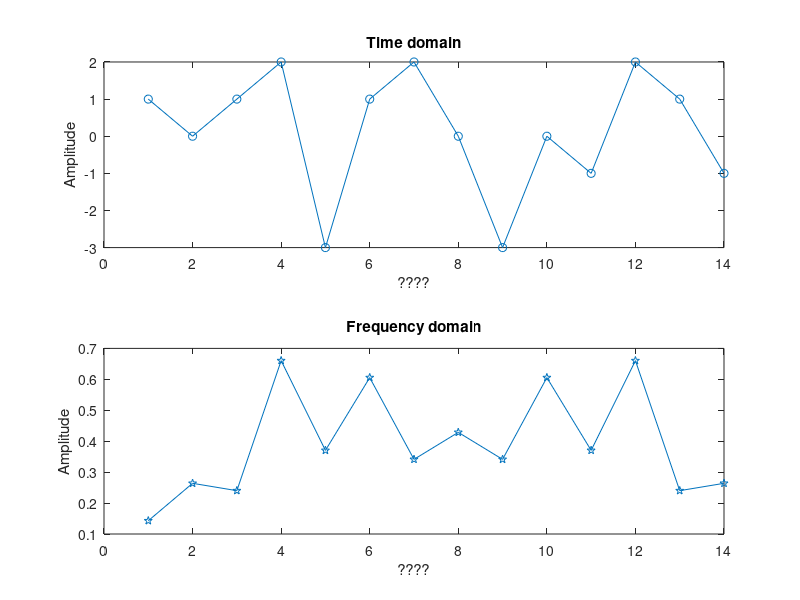
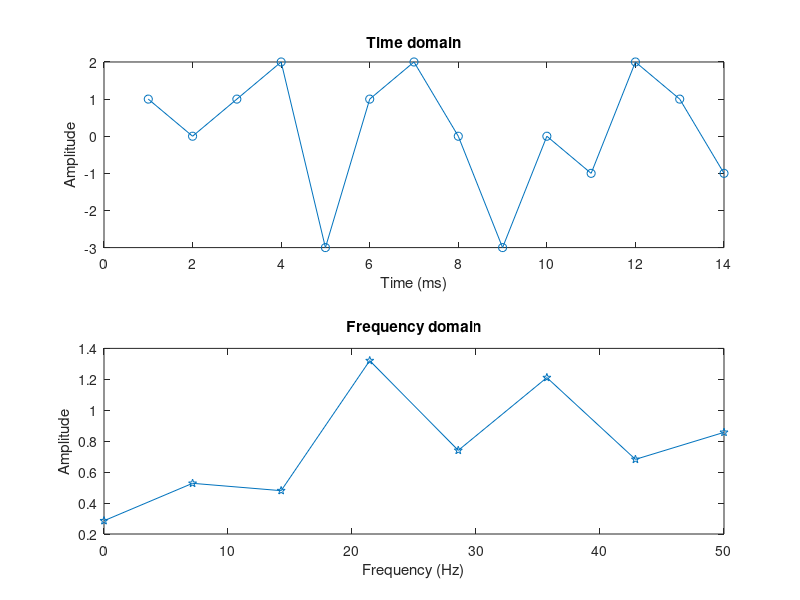
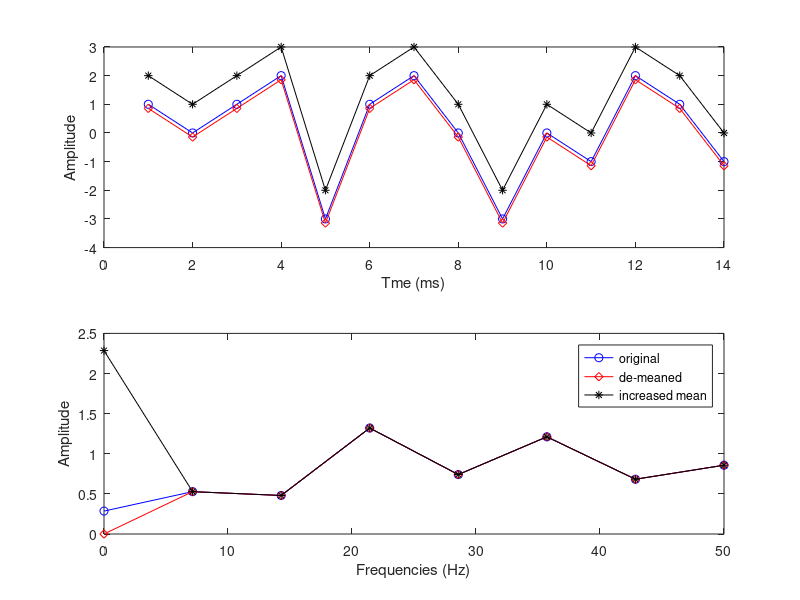
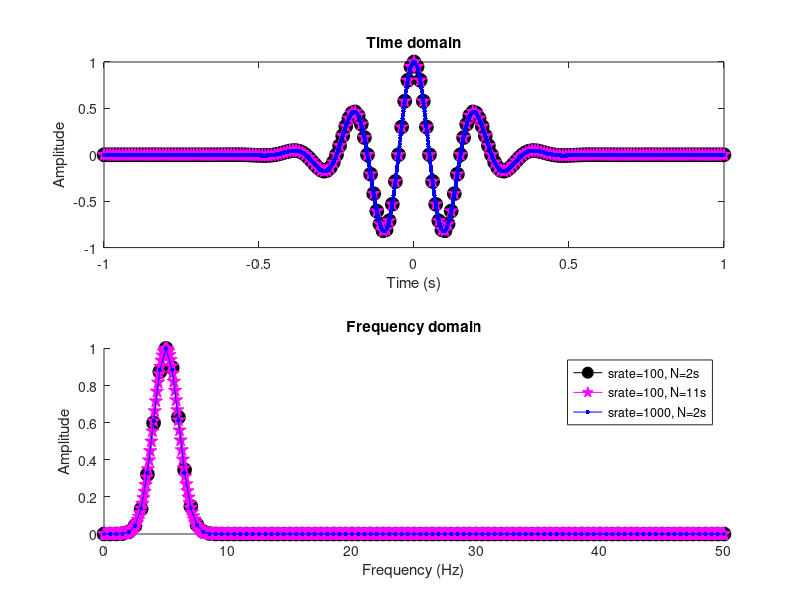

Reproduce these figures in MATLAB, in order.
%% More about frequencies resulting from the Fourier transform
% mikexcohen@gmail.com

% a signal and take its fft
signal  = [ 1 0 1 2 -3 1 2 0 -3 0 -1 2 1 -1];
signalX = fft(signal) / length(signal);


% plot (without any frequency-axis scaling)
figure(1), clf
subplot(211)
plot(signal,'o-')
title('Time domain')
ylabel('Amplitude'), xlabel('????')

subplot(212)
plot(abs(signalX),'p-')
title('Frequency domain')
ylabel('Amplitude'), xlabel('????')

%% same as above but time units are defined

srate = 100; % in Hz
hz = linspace( 0, srate/2, floor(length(signal)/2)+1 );

figure(2), clf

% same plot as above
subplot(211)
plot(signal,'o-')
title('Time domain')
ylabel('Amplitude'), xlabel('Time (ms)')


% keep only positive frequencies
signalX = signalX(1:length(hz));

% similar plot as above, but with an x-axis label
subplot(212)
plot(hz,2*abs(signalX),'p-')
title('Frequency domain')
ylabel('Amplitude'), xlabel('Frequency (Hz)')

%% DC reflects the mean offset

figure(3), clf

% compute the FFT of the same signal with different DC offsets
signalX1 = fft(signal) / length(signal);
signalX2 = fft(signal-mean(signal)) / length(signal);
signalX3 = fft(signal+1) / length(signal);


% plot signals in the time domain
subplot(211)
plot(ifft(signalX1)*length(signal),'bo-'), hold on
plot(ifft(signalX2)*length(signal),'rd-'), hold on
plot(ifft(signalX3)*length(signal),'k*-'), hold on
xlabel('Tme (ms)'), ylabel('Amplitude')


% plot signals in the frequency domain
subplot(212)
plot(hz,2*abs(signalX1(1:length(hz))),'bo-'), hold on
plot(hz,2*abs(signalX2(1:length(hz))),'rd-')
plot(hz,2*abs(signalX3(1:length(hz))),'k*-')

xlabel('Frequencies (Hz)'), ylabel('Amplitude')
legend({'original';'de-meaned';'increased mean'})

%% difference between sampling rate and number of time points for Fourier frequencies

% temporal parameters
srates  = [100 100 1000];
timedur = [  1  10    1];


freq    =     5; % in Hz
colors  = 'kmb';
symbols = 'op.';


figure(4), clf
legendText = cell(size(timedur));
for parami=1:length(colors)
    
    % define sampling rate in this round
    srate = srates(parami); % in Hz
    
    % define time
    time = -1:1/srate:timedur(parami);
    
    % create signal (Morlet wavelet)
    signal = cos(2*pi*freq.*time) .* exp( (-time.^2) / .05 );
    
    % compute FFT and normalize
    signalX = fft(signal)/length(signal);
    signalX = signalX./max(signalX);
    
    % define vector of frequencies in Hz
    hz = linspace( 0, srate/2, floor(length(time)/2)+1 );
    
    
    % plot time-domain signal
    subplot(211)
    plot(time,signal,[colors(parami) symbols(parami) '-'],'markersize',10,'markerface',colors(parami)), hold on
    set(gca,'xlim',[-1 1])
    xlabel('Time (s)'), ylabel('Amplitude')
    title('Time domain')
    
    % plot frequency-domain signal
    subplot(212), hold on
    plot(hz,abs(signalX(1:length(hz))),[colors(parami) symbols(parami) '-'],'markersize',10,'markerface',colors(parami))
    set(gca,'xlim',[0 50])
    xlabel('Frequency (Hz)'), ylabel('Amplitude')
    title('Frequency domain')
    
    legendText{parami} = [ 'srate=' num2str(srates(parami)) ', N=' num2str(timedur(parami)+1) 's' ];
end

legend(legendText)

%% zero-padding

figure(5), clf

signal  = [ 1 0 1 2 -3 1 2 0 -3 0 -1 2 1 -1];

% compute the FFT of the same signal with different DC offsets
signalX1 = fft(signal,length(signal))     / length(signal);
signalX2 = fft(signal,length(signal)+10)  / length(signal);
signalX3 = fft(signal,length(signal)+100) / length(signal);

% define frequencies vector
frex1 = linspace( 0, .5, floor(length(signalX1)/2)+1 );
frex2 = linspace( 0, .5, floor(length(signalX2)/2)+1 );
frex3 = linspace( 0, .5, floor(length(signalX3)/2)+1 );


% plot signals in the time domain
subplot(211)
plot(ifft(signalX1)*length(signal),'bo-'), hold on
plot(ifft(signalX2)*length(signal),'rd-'), hold on
plot(ifft(signalX3)*length(signal),'k*-'), hold on


% plot signals in the frequency domain
subplot(212)
plot(frex1,2*abs(signalX1(1:length(frex1))),'bo-'), hold on
plot(frex2,2*abs(signalX2(1:length(frex2))),'rd-')
plot(frex3,2*abs(signalX3(1:length(frex3))),'k*-')

xlabel('Normalized frequency units'), ylabel('Amplitude')
legend({'"Native" N';'N+10';'N+100'})


%% end.
